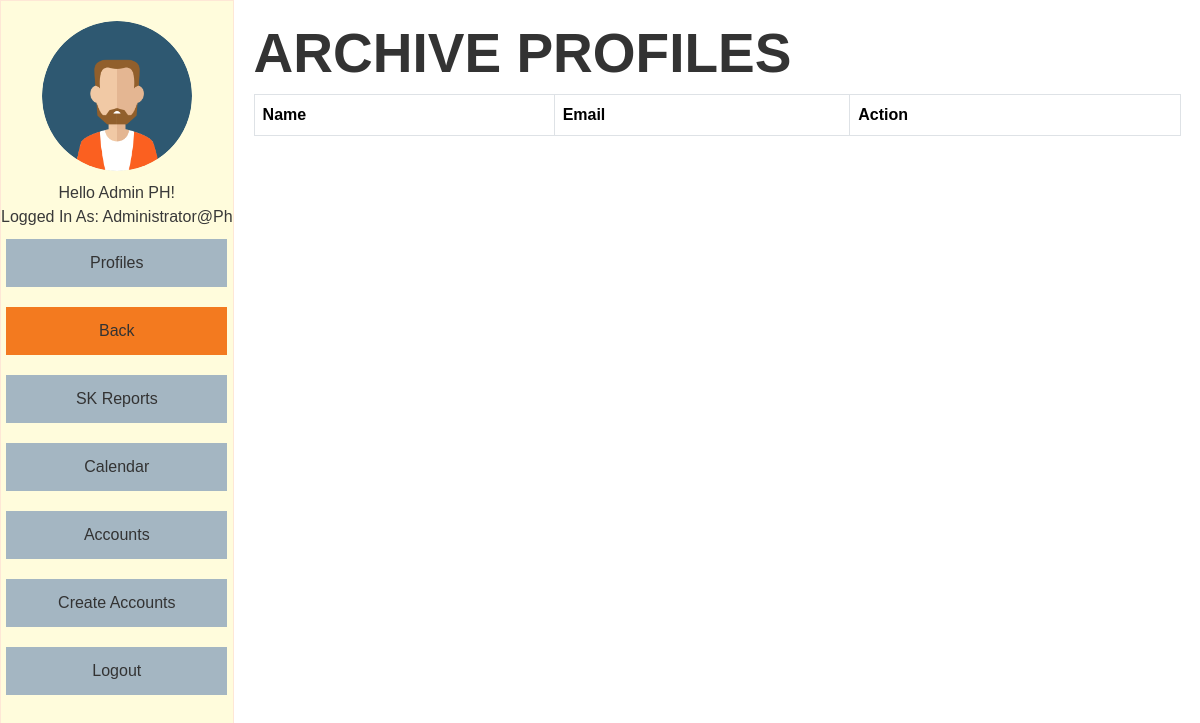
The page /archive.php (signed in) on the database as committed earlier.
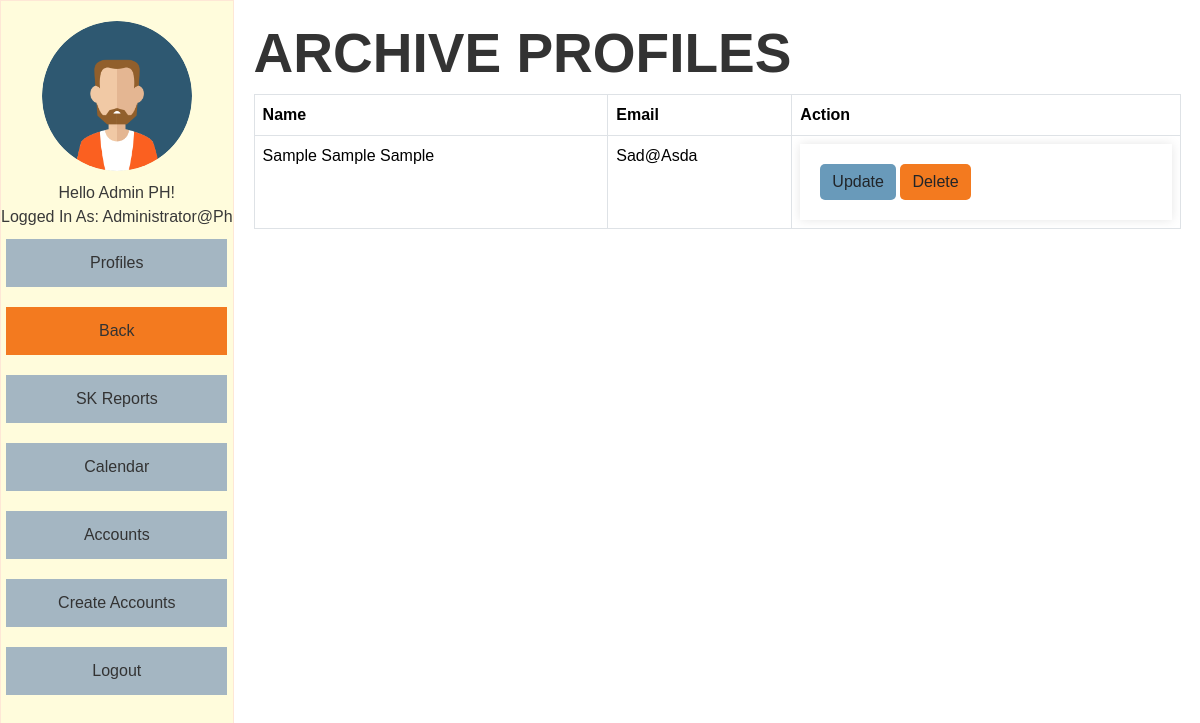
The same page on the database as committed later.
### tables this page shows
CREATE TABLE `profiles_archive` (
  `id` int(11) NOT NULL,
  `lname` varchar(100) DEFAULT NULL,
  `fname` varchar(100) DEFAULT NULL,
  `mname` varchar(100) DEFAULT NULL,
  `suffix` varchar(20) DEFAULT NULL,
  `region` varchar(100) DEFAULT NULL,
  `province` varchar(100) DEFAULT NULL,
  `municipality` varchar(100) DEFAULT NULL,
  `barangay` varchar(100) DEFAULT NULL,
  `purok` varchar(100) DEFAULT NULL,
  `sex` varchar(10) DEFAULT NULL,
  `age` int(11) DEFAULT NULL,
  `email` varchar(100) DEFAULT NULL,
  `birth_month` varchar(20) DEFAULT NULL,
  `birth_day` varchar(20) DEFAULT NULL,
  `birth_year` varchar(20) DEFAULT NULL,
  `contactnumber` varchar(20) DEFAULT NULL,
  `civil_status` varchar(20) DEFAULT NULL,
  `youth_classification` varchar(100) DEFAULT NULL,
  `age_group` varchar(50) DEFAULT NULL,
  `work_status` varchar(50) DEFAULT NULL,
  `educational_background` varchar(50) DEFAULT NULL,
  `register_sk_voter` varchar(50) DEFAULT NULL,
  `voted_last_election` varchar(3) NOT NULL,
  `attended_kk` varchar(3) NOT NULL,
  `times_attended_kk` int(11) DEFAULT NULL,
  `date_created` varchar(50) NOT NULL,
  `barangay_code` varchar(50) DEFAULT NULL
);

### archive.php (the view, shortened to what this page needs)
<?php
include("conne.php");
if (isset($_SESSION['role'])) {
    $role = $_SESSION['role'];
} else {
    echo "Role information not found. Please contact administrator.";
    exit();
}
$fetch_profiles = "SELECT id, fname, mname, lname, suffix, email FROM profiles_archive WHERE age > 30";
$result = mysqli_query($conn, $fetch_profiles);
?>
<!DOCTYPE html>
<html>
<head>
    <link href="https://cdn.jsdelivr.net/npm/bootstrap@5.3.3/dist/css/bootstrap.min.css" rel="stylesheet">
    <link rel="stylesheet" type="text/css" href="src/css.css">
    <link rel="stylesheet" type="text/css" href="src/temp.css">
    <link rel="stylesheet" type="text/css" href="src/crud.css">
</head>
<body>
    <div class="sidebar">
        <img src="src/avatar.png" alt="Avatar">
        <p><?php echo "Hello " . $_SESSION['fname'] . " " . $_SESSION['lname'] . "!" . "<br>"; ?>
            Logged in as: <?php echo $_SESSION['email']; ?></p>
        <a href="viewprofile.php">Profiles</a>
        <a href="homepage.php">Back</a>
        <a href="records.php">SK Reports</a>
        <a href="calendar.php">Calendar</a>
        <?php
        if ($role == 'admin') {
            echo '<a href="accounts.php">Accounts</a>';
        }
        ?>
        <?php
        if ($role == 'admin') {
            echo '<a href="createacc.php">Create Accounts</a>';
        } elseif ($role == 'employee') {
        } else {
            echo "Unknown role.";
        }
        ?>
        <a href="logout.php">Logout</a>
    </div>
    <div class="content">
        <h1>Archive Profiles</h1>
        <table class="table table-bordered">
            <thead>
                <tr>
                    <th>Name</th>
                    <th>Email</th>
                    <th>Action</th>
                </tr>
            </thead>
            <tbody>
                <?php while ($row = mysqli_fetch_assoc($result)): ?>
                <tr>
                    <td><?php echo $row['fname'] . ' ' . $row['mname'] . ' ' . $row['lname'] . ' ' . $row['suffix']; ?></td>
                    <td><?php echo $row['email']; ?></td>
                    <td>
                        <form method="POST" action="delete_archive.php">
                            <a href="update_archive.php?id=<?php echo $row['id']; ?>" class="btn btn-primary">Update</a>
                            <button type="submit" class="btn btn-danger">Delete</button>
                        </form>
                    </td>
                </tr>
                <?php endwhile; ?>
            </tbody>
        </table>
    </div>
</body>
</html>

Rows that differ between the two databases and show on the page:
added profiles_archive: fname "Sample", mname "Sample", lname "Sample", email "Sad@asda"
